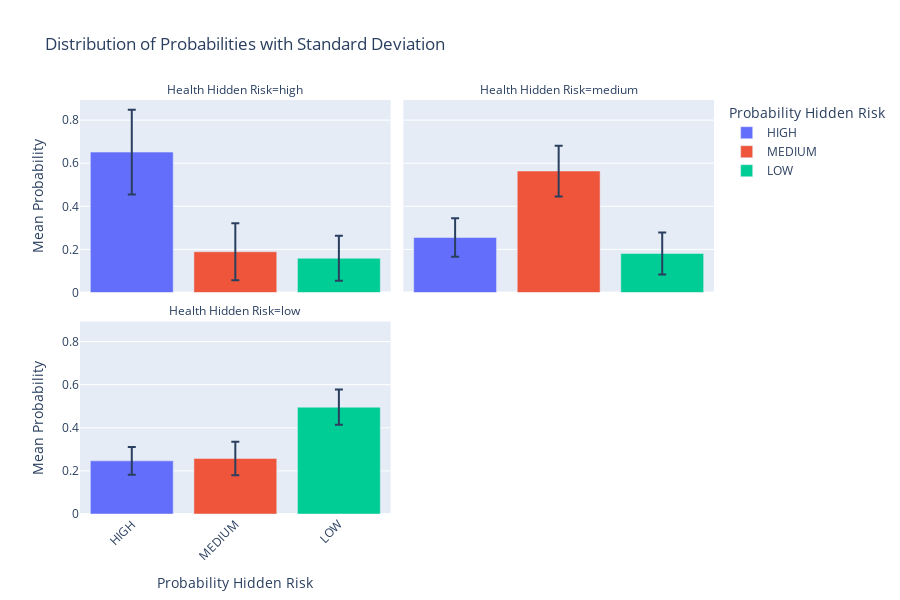

Notebook code cell kept with this figure:
### Code cell
# Melt the dataframe for easier plotting
melted_df = probs_per_hidden_state_summary_df.melt(
    id_vars=['HEALTH_HIDDEN_RISK'],
    value_vars=[label for label in rename_mean_dict.values()],
    var_name='Probability_Type',
    value_name='Mean_Probability'
)

# Add standard deviation values
std_values = probs_per_hidden_state_summary_df.melt(
    id_vars=['HEALTH_HIDDEN_RISK'],
    value_vars=[label for label in rename_std_dict.values()],
    var_name='Probability_Type_Std',
    value_name='Std_Deviation'
)

# Merge mean and std data
melted_df['Std_Deviation'] = std_values['Std_Deviation']

# Plot using Plotly
fig = px.bar(
    melted_df,
    x='Probability_Type',
    y='Mean_Probability',
    error_y='Std_Deviation',
    color='Probability_Type',
    facet_col='HEALTH_HIDDEN_RISK',
    facet_col_wrap=2,
    title="Distribution of Probabilities with Standard Deviation",
    labels={'Probability_Type': 'Probability Hidden Risk', 'Mean_Probability': 'Mean Probability', 'HEALTH_HIDDEN_RISK': 'Health Hidden Risk'},
    category_orders={'HEALTH_HIDDEN_RISK': hidden_states_ordered},
    color_discrete_sequence=px.colors.qualitative.Plotly,
    height=600
)

fig.update_layout(
    xaxis_title="Probability Hidden Risk",
    yaxis_title="Mean Probability",
    legend_title_text="Probability Hidden Risk",
)

# Apply tick angle to all x-axes in the facets
for axis in fig.layout:
    if axis.startswith('xaxis'):
        fig.layout[axis].tickangle = -45

fig.show()

### Figure 1 — Plotly figure (JSON) as saved in the notebook; plotly's stock layout.template omitted (floating-point values rounded to 4 significant figures)
{"data": [{"error_y": {"array": [0.1971]}, "hovertemplate": "Probability Hidden Risk=%{x}<br>Health Hidden Risk=high<br>Mean Probability=%{y}<extra></extra>", "legendgroup": "HIGH", "marker": {"color": "#636EFA", "pattern": {"shape": ""}}, "name": "HIGH", "orientation": "v", "showlegend": true, "textposition": "auto", "type": "bar", "x": ["HIGH"], "xaxis": "x3", "y": [0.6514], "yaxis": "y3"}, {"error_y": {"array": [0.1326]}, "hovertemplate": "Probability Hidden Risk=%{x}<br>Health Hidden Risk=high<br>Mean Probability=%{y}<extra></extra>", "legendgroup": "MEDIUM", "marker": {"color": "#EF553B", "pattern": {"shape": ""}}, "name": "MEDIUM", "orientation": "v", "showlegend": true, "textposition": "auto", "type": "bar", "x": ["MEDIUM"], "xaxis": "x3", "y": [0.1892], "yaxis": "y3"}, {"error_y": {"array": [0.1039]}, "hovertemplate": "Probability Hidden Risk=%{x}<br>Health Hidden Risk=high<br>Mean Probability=%{y}<extra></extra>", "legendgroup": "LOW", "marker": {"color": "#00CC96", "pattern": {"shape": ""}}, "name": "LOW", "orientation": "v", "showlegend": true, "textposition": "auto", "type": "bar", "x": ["LOW"], "xaxis": "x3", "y": [0.159], "yaxis": "y3"}, {"error_y": {"array": [0.08906]}, "hovertemplate": "Probability Hidden Risk=%{x}<br>Health Hidden Risk=medium<br>Mean Probability=%{y}<extra></extra>", "legendgroup": "HIGH", "marker": {"color": "#636EFA", "pattern": {"shape": ""}}, "name": "HIGH", "orientation": "v", "showlegend": false, "textposition": "auto", "type": "bar", "x": ["HIGH"], "xaxis": "x4", "y": [0.2551], "yaxis": "y4"}, {"error_y": {"array": [0.1178]}, "hovertemplate": "Probability Hidden Risk=%{x}<br>Health Hidden Risk=medium<br>Mean Probability=%{y}<extra></extra>", "legendgroup": "MEDIUM", "marker": {"color": "#EF553B", "pattern": {"shape": ""}}, "name": "MEDIUM", "orientation": "v", "showlegend": false, "textposition": "auto", "type": "bar", "x": ["MEDIUM"], "xaxis": "x4", "y": [0.5637], "yaxis": "y4"}, {"error_y": {"array": [0.09716]}, "hovertemplate": "Probability Hidden Risk=%{x}<br>Health Hidden Risk=medium<br>Mean Probability=%{y}<extra></extra>", "legendgroup": "LOW", "marker": {"color": "#00CC96", "pattern": {"shape": ""}}, "name": "LOW", "orientation": "v", "showlegend": false, "textposition": "auto", "type": "bar", "x": ["LOW"], "xaxis": "x4", "y": [0.1812], "yaxis": "y4"}, {"error_y": {"array": [0.06401]}, "hovertemplate": "Probability Hidden Risk=%{x}<br>Health Hidden Risk=low<br>Mean Probability=%{y}<extra></extra>", "legendgroup": "HIGH", "marker": {"color": "#636EFA", "pattern": {"shape": ""}}, "name": "HIGH", "orientation": "v", "showlegend": false, "textposition": "auto", "type": "bar", "x": ["HIGH"], "xaxis": "x", "y": [0.2466], "yaxis": "y"}, {"error_y": {"array": [0.07783]}, "hovertemplate": "Probability Hidden Risk=%{x}<br>Health Hidden Risk=low<br>Mean Probability=%{y}<extra></extra>", "legendgroup": "MEDIUM", "marker": {"color": "#EF553B", "pattern": {"shape": ""}}, "name": "MEDIUM", "orientation": "v", "showlegend": false, "textposition": "auto", "type": "bar", "x": ["MEDIUM"], "xaxis": "x", "y": [0.2579], "yaxis": "y"}, {"error_y": {"array": [0.0819]}, "hovertemplate": "Probability Hidden Risk=%{x}<br>Health Hidden Risk=low<br>Mean Probability=%{y}<extra></extra>", "legendgroup": "LOW", "marker": {"color": "#00CC96", "pattern": {"shape": ""}}, "name": "LOW", "orientation": "v", "showlegend": false, "textposition": "auto", "type": "bar", "x": ["LOW"], "xaxis": "x", "y": [0.4956], "yaxis": "y"}], "layout": {"annotations": [{"font": {}, "showarrow": false, "text": "Health Hidden Risk=low", "x": 0.245, "xanchor": "center", "xref": "paper", "y": 0.465, "yanchor": "bottom", "yref": "paper"}, {"font": {}, "showarrow": false, "text": "Health Hidden Risk=high", "x": 0.245, "xanchor": "center", "xref": "paper", "y": 1.0, "yanchor": "bottom", "yref": "paper"}, {"font": {}, "showarrow": false, "text": "Health Hidden Risk=medium", "x": 0.755, "xanchor": "center", "xref": "paper", "y": 1.0, "yanchor": "bottom", "yref": "paper"}], "barmode": "relative", "height": 600, "legend": {"title": {"text": "Probability Hidden Risk"}, "tracegroupgap": 0}, "title": {"text": "Distribution of Probabilities with Standard Deviation"}, "xaxis": {"anchor": "y", "categoryarray": ["HIGH", "MEDIUM", "LOW"], "categoryorder": "array", "domain": [0, 0.49], "tickangle": -45, "title": {"text": "Probability Hidden Risk"}}, "xaxis2": {"anchor": "y2", "categoryarray": ["HIGH", "MEDIUM", "LOW"], "categoryorder": "array", "domain": [0.51, 1], "matches": "x", "tickangle": -45, "title": {"text": "Probability Hidden Risk"}}, "xaxis3": {"anchor": "y3", "domain": [0, 0.49], "matches": "x", "showticklabels": false, "tickangle": -45}, "xaxis4": {"anchor": "y4", "domain": [0.51, 1], "matches": "x", "showticklabels": false, "tickangle": -45}, "yaxis": {"anchor": "x", "domain": [0, 0.465], "title": {"text": "Mean Probability"}}, "yaxis2": {"anchor": "x2", "domain": [0, 0.465], "matches": "y", "showticklabels": false}, "yaxis3": {"anchor": "x3", "domain": [0.535, 1.0], "matches": "y", "title": {"text": "Mean Probability"}}, "yaxis4": {"anchor": "x4", "domain": [0.535, 1.0], "matches": "y", "showticklabels": false}}}
